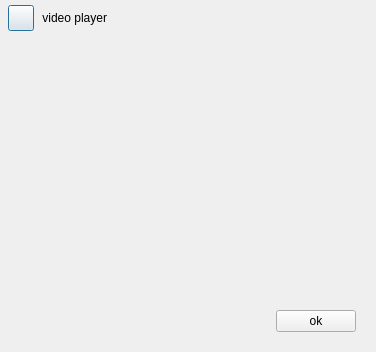
<?xml version="1.0" encoding="UTF-8"?>
<ui version="4.0">
 <class>MediaInfoDialog</class>
 <widget class="QDialog" name="MediaInfoDialog">
  <property name="geometry">
   <rect>
    <x>0</x>
    <y>0</y>
    <width>376</width>
    <height>352</height>
   </rect>
  </property>
  <property name="windowTitle">
   <string>Dialog</string>
  </property>
  <layout class="QVBoxLayout" name="verticalLayout">
   <property name="spacing">
    <number>0</number>
   </property>
   <property name="leftMargin">
    <number>0</number>
   </property>
   <property name="topMargin">
    <number>0</number>
   </property>
   <property name="rightMargin">
    <number>0</number>
   </property>
   <property name="bottomMargin">
    <number>0</number>
   </property>
   <item>
    <widget class="QWidget" name="widget" native="true">
     <layout class="QVBoxLayout" name="verticalLayout_2">
      <property name="spacing">
       <number>8</number>
      </property>
      <property name="leftMargin">
       <number>8</number>
      </property>
      <property name="topMargin">
       <number>5</number>
      </property>
      <property name="rightMargin">
       <number>8</number>
      </property>
      <property name="bottomMargin">
       <number>8</number>
      </property>
      <item>
       <layout class="QHBoxLayout" name="horizontalLayout_2">
        <item>
         <widget class="QPushButton" name="btn_icon">
          <property name="minimumSize">
           <size>
            <width>26</width>
            <height>26</height>
           </size>
          </property>
          <property name="maximumSize">
           <size>
            <width>26</width>
            <height>26</height>
           </size>
          </property>
          <property name="text">
           <string/>
          </property>
         </widget>
        </item>
        <item>
         <widget class="QLabel" name="label">
          <property name="text">
           <string>video player</string>
          </property>
          <property name="alignment">
           <set>Qt::AlignRight|Qt::AlignTrailing|Qt::AlignVCenter</set>
          </property>
         </widget>
        </item>
        <item>
         <spacer name="horizontalSpacer_2">
          <property name="orientation">
           <enum>Qt::Horizontal</enum>
          </property>
          <property name="sizeHint" stdset="0">
           <size>
            <width>281</width>
            <height>20</height>
           </size>
          </property>
         </spacer>
        </item>
       </layout>
      </item>
      <item>
       <widget class="QTextBrowser" name="textBrowser">
        <property name="styleSheet">
         <string notr="true">background-color: rgba(255, 255, 255, 0);</string>
        </property>
       </widget>
      </item>
      <item>
       <layout class="QHBoxLayout" name="horizontalLayout">
        <property name="rightMargin">
         <number>12</number>
        </property>
        <property name="bottomMargin">
         <number>12</number>
        </property>
        <item>
         <spacer name="horizontalSpacer">
          <property name="orientation">
           <enum>Qt::Horizontal</enum>
          </property>
          <property name="sizeHint" stdset="0">
           <size>
            <width>40</width>
            <height>20</height>
           </size>
          </property>
         </spacer>
        </item>
        <item>
         <widget class="QPushButton" name="pushButton">
          <property name="text">
           <string>ok</string>
          </property>
         </widget>
        </item>
       </layout>
      </item>
     </layout>
    </widget>
   </item>
  </layout>
 </widget>
 <resources/>
 <connections/>
</ui>
